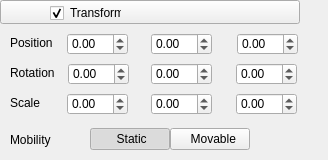
<?xml version="1.0" encoding="UTF-8"?>
<ui version="4.0">
 <class>PropertiesTransform</class>
 <widget class="QWidget" name="PropertiesTransform">
  <property name="geometry">
   <rect>
    <x>0</x>
    <y>0</y>
    <width>328</width>
    <height>160</height>
   </rect>
  </property>
  <property name="windowTitle">
   <string>Form</string>
  </property>
  <widget class="QDoubleSpinBox" name="doubleSpinBoxRotationZ">
   <property name="geometry">
    <rect>
     <x>236</x>
     <y>63</y>
     <width>61</width>
     <height>22</height>
    </rect>
   </property>
   <property name="minimum">
    <double>-360.000000000000000</double>
   </property>
   <property name="maximum">
    <double>360.000000000000000</double>
   </property>
  </widget>
  <widget class="QLabel" name="labelSx">
   <property name="geometry">
    <rect>
     <x>56</x>
     <y>96</y>
     <width>16</width>
     <height>16</height>
    </rect>
   </property>
   <property name="text">
    <string/>
   </property>
   <property name="textFormat">
    <enum>Qt::AutoText</enum>
   </property>
   <property name="pixmap">
    <pixmap resource="../gameplay-editor.qrc">:/res/images/axis-x.png</pixmap>
   </property>
  </widget>
  <widget class="QLabel" name="labelPosition">
   <property name="geometry">
    <rect>
     <x>10</x>
     <y>36</y>
     <width>47</width>
     <height>14</height>
    </rect>
   </property>
   <property name="text">
    <string>Position</string>
   </property>
  </widget>
  <widget class="QLabel" name="labelPz">
   <property name="geometry">
    <rect>
     <x>226</x>
     <y>36</y>
     <width>16</width>
     <height>16</height>
    </rect>
   </property>
   <property name="text">
    <string/>
   </property>
   <property name="textFormat">
    <enum>Qt::AutoText</enum>
   </property>
   <property name="pixmap">
    <pixmap resource="../gameplay-editor.qrc">:/res/images/axis-z.png</pixmap>
   </property>
  </widget>
  <widget class="QLabel" name="labelRotation">
   <property name="geometry">
    <rect>
     <x>10</x>
     <y>66</y>
     <width>47</width>
     <height>14</height>
    </rect>
   </property>
   <property name="text">
    <string>Rotation</string>
   </property>
  </widget>
  <widget class="QDoubleSpinBox" name="doubleSpinBoxRotationY">
   <property name="geometry">
    <rect>
     <x>151</x>
     <y>63</y>
     <width>61</width>
     <height>22</height>
    </rect>
   </property>
   <property name="minimum">
    <double>-360.000000000000000</double>
   </property>
   <property name="maximum">
    <double>360.000000000000000</double>
   </property>
  </widget>
  <widget class="QLabel" name="labelScale">
   <property name="geometry">
    <rect>
     <x>10</x>
     <y>96</y>
     <width>47</width>
     <height>14</height>
    </rect>
   </property>
   <property name="text">
    <string>Scale</string>
   </property>
  </widget>
  <widget class="QLabel" name="labelRx">
   <property name="geometry">
    <rect>
     <x>57</x>
     <y>66</y>
     <width>16</width>
     <height>16</height>
    </rect>
   </property>
   <property name="text">
    <string/>
   </property>
   <property name="textFormat">
    <enum>Qt::AutoText</enum>
   </property>
   <property name="pixmap">
    <pixmap resource="../gameplay-editor.qrc">:/res/images/axis-x.png</pixmap>
   </property>
  </widget>
  <widget class="QLabel" name="labelPx">
   <property name="geometry">
    <rect>
     <x>57</x>
     <y>36</y>
     <width>16</width>
     <height>16</height>
    </rect>
   </property>
   <property name="text">
    <string/>
   </property>
   <property name="textFormat">
    <enum>Qt::AutoText</enum>
   </property>
   <property name="pixmap">
    <pixmap resource="../gameplay-editor.qrc">:/res/images/axis-x.png</pixmap>
   </property>
  </widget>
  <widget class="QDoubleSpinBox" name="doubleSpinBoxPositionX">
   <property name="geometry">
    <rect>
     <x>67</x>
     <y>33</y>
     <width>61</width>
     <height>22</height>
    </rect>
   </property>
   <property name="minimum">
    <double>-1000000.000000000000000</double>
   </property>
   <property name="maximum">
    <double>1000000.000000000000000</double>
   </property>
  </widget>
  <widget class="QDoubleSpinBox" name="doubleSpinBoxPositionZ">
   <property name="geometry">
    <rect>
     <x>237</x>
     <y>33</y>
     <width>61</width>
     <height>22</height>
    </rect>
   </property>
   <property name="minimum">
    <double>-1000000.000000000000000</double>
   </property>
   <property name="maximum">
    <double>1000000.000000000000000</double>
   </property>
  </widget>
  <widget class="QDoubleSpinBox" name="doubleSpinBoxRotationX">
   <property name="geometry">
    <rect>
     <x>68</x>
     <y>63</y>
     <width>61</width>
     <height>22</height>
    </rect>
   </property>
   <property name="minimum">
    <double>-360.000000000000000</double>
   </property>
   <property name="maximum">
    <double>360.000000000000000</double>
   </property>
  </widget>
  <widget class="QDoubleSpinBox" name="doubleSpinBoxScaleZ">
   <property name="geometry">
    <rect>
     <x>236</x>
     <y>93</y>
     <width>61</width>
     <height>22</height>
    </rect>
   </property>
   <property name="minimum">
    <double>-1000000.000000000000000</double>
   </property>
   <property name="maximum">
    <double>1000000.000000000000000</double>
   </property>
  </widget>
  <widget class="QDoubleSpinBox" name="doubleSpinBoxScaleX">
   <property name="geometry">
    <rect>
     <x>67</x>
     <y>93</y>
     <width>61</width>
     <height>22</height>
    </rect>
   </property>
   <property name="minimum">
    <double>-1000000.000000000000000</double>
   </property>
   <property name="maximum">
    <double>1000000.000000000000000</double>
   </property>
  </widget>
  <widget class="QDoubleSpinBox" name="doubleSpinBoxScaleY">
   <property name="geometry">
    <rect>
     <x>151</x>
     <y>93</y>
     <width>61</width>
     <height>22</height>
    </rect>
   </property>
   <property name="minimum">
    <double>-1000000.000000000000000</double>
   </property>
   <property name="maximum">
    <double>1000000.000000000000000</double>
   </property>
  </widget>
  <widget class="QLabel" name="labelPy">
   <property name="geometry">
    <rect>
     <x>140</x>
     <y>36</y>
     <width>16</width>
     <height>16</height>
    </rect>
   </property>
   <property name="text">
    <string/>
   </property>
   <property name="textFormat">
    <enum>Qt::AutoText</enum>
   </property>
   <property name="pixmap">
    <pixmap resource="../gameplay-editor.qrc">:/res/images/axis-y.png</pixmap>
   </property>
  </widget>
  <widget class="QDoubleSpinBox" name="doubleSpinBoxPositionY">
   <property name="geometry">
    <rect>
     <x>151</x>
     <y>33</y>
     <width>61</width>
     <height>22</height>
    </rect>
   </property>
   <property name="minimum">
    <double>-1000000.000000000000000</double>
   </property>
   <property name="maximum">
    <double>1000000.000000000000000</double>
   </property>
  </widget>
  <widget class="QLabel" name="labelRy">
   <property name="geometry">
    <rect>
     <x>140</x>
     <y>66</y>
     <width>16</width>
     <height>16</height>
    </rect>
   </property>
   <property name="text">
    <string/>
   </property>
   <property name="textFormat">
    <enum>Qt::AutoText</enum>
   </property>
   <property name="pixmap">
    <pixmap resource="../gameplay-editor.qrc">:/res/images/axis-y.png</pixmap>
   </property>
  </widget>
  <widget class="QLabel" name="labelSy">
   <property name="geometry">
    <rect>
     <x>140</x>
     <y>96</y>
     <width>16</width>
     <height>16</height>
    </rect>
   </property>
   <property name="text">
    <string/>
   </property>
   <property name="textFormat">
    <enum>Qt::AutoText</enum>
   </property>
   <property name="pixmap">
    <pixmap resource="../gameplay-editor.qrc">:/res/images/axis-y.png</pixmap>
   </property>
  </widget>
  <widget class="QLabel" name="labelRz">
   <property name="geometry">
    <rect>
     <x>226</x>
     <y>66</y>
     <width>16</width>
     <height>16</height>
    </rect>
   </property>
   <property name="text">
    <string/>
   </property>
   <property name="textFormat">
    <enum>Qt::AutoText</enum>
   </property>
   <property name="pixmap">
    <pixmap resource="../gameplay-editor.qrc">:/res/images/axis-z.png</pixmap>
   </property>
  </widget>
  <widget class="QLabel" name="labelSz">
   <property name="geometry">
    <rect>
     <x>226</x>
     <y>96</y>
     <width>16</width>
     <height>16</height>
    </rect>
   </property>
   <property name="text">
    <string/>
   </property>
   <property name="textFormat">
    <enum>Qt::AutoText</enum>
   </property>
   <property name="pixmap">
    <pixmap resource="../gameplay-editor.qrc">:/res/images/axis-z.png</pixmap>
   </property>
  </widget>
  <widget class="QPushButton" name="pushButtonStatic">
   <property name="geometry">
    <rect>
     <x>90</x>
     <y>128</y>
     <width>80</width>
     <height>22</height>
    </rect>
   </property>
   <property name="text">
    <string> Static</string>
   </property>
   <property name="icon">
    <iconset resource="../gameplay-editor.qrc">
     <normaloff>:/res/images/static.png</normaloff>:/res/images/static.png</iconset>
   </property>
   <property name="checkable">
    <bool>true</bool>
   </property>
   <property name="checked">
    <bool>true</bool>
   </property>
  </widget>
  <widget class="QPushButton" name="pushButtonMovable">
   <property name="geometry">
    <rect>
     <x>170</x>
     <y>128</y>
     <width>80</width>
     <height>22</height>
    </rect>
   </property>
   <property name="text">
    <string>  Movable</string>
   </property>
   <property name="icon">
    <iconset resource="../gameplay-editor.qrc">
     <normaloff>:/res/images/movable.png</normaloff>:/res/images/movable.png</iconset>
   </property>
   <property name="checkable">
    <bool>true</bool>
   </property>
  </widget>
  <widget class="QLabel" name="labelMobility">
   <property name="geometry">
    <rect>
     <x>10</x>
     <y>133</y>
     <width>47</width>
     <height>14</height>
    </rect>
   </property>
   <property name="text">
    <string>Mobility</string>
   </property>
  </widget>
  <widget class="QLabel" name="labelHeaderIcon">
   <property name="geometry">
    <rect>
     <x>28</x>
     <y>5</y>
     <width>16</width>
     <height>16</height>
    </rect>
   </property>
   <property name="text">
    <string/>
   </property>
   <property name="pixmap">
    <pixmap resource="../gameplay-editor.qrc">:/res/images/scene-object.png</pixmap>
   </property>
   <property name="scaledContents">
    <bool>true</bool>
   </property>
  </widget>
  <widget class="QPushButton" name="pushButtonHeader">
   <property name="geometry">
    <rect>
     <x>0</x>
     <y>0</y>
     <width>300</width>
     <height>24</height>
    </rect>
   </property>
   <property name="sizePolicy">
    <sizepolicy hsizetype="Preferred" vsizetype="Fixed">
     <horstretch>0</horstretch>
     <verstretch>0</verstretch>
    </sizepolicy>
   </property>
   <property name="text">
    <string/>
   </property>
   <property name="flat">
    <bool>false</bool>
   </property>
  </widget>
  <widget class="QCheckBox" name="checkBoxEnabled">
   <property name="geometry">
    <rect>
     <x>50</x>
     <y>5</y>
     <width>16</width>
     <height>16</height>
    </rect>
   </property>
   <property name="text">
    <string/>
   </property>
   <property name="checked">
    <bool>true</bool>
   </property>
  </widget>
  <widget class="QLabel" name="labelHeaderName">
   <property name="geometry">
    <rect>
     <x>70</x>
     <y>5</y>
     <width>51</width>
     <height>16</height>
    </rect>
   </property>
   <property name="text">
    <string>Transform</string>
   </property>
  </widget>
  <widget class="QToolButton" name="toolButtonHeaderOptions">
   <property name="geometry">
    <rect>
     <x>275</x>
     <y>4</y>
     <width>21</width>
     <height>21</height>
    </rect>
   </property>
   <property name="styleSheet">
    <string notr="true">border: 0</string>
   </property>
   <property name="text">
    <string/>
   </property>
   <property name="icon">
    <iconset resource="../gameplay-editor.qrc">
     <normaloff>:/res/images/menu.png</normaloff>:/res/images/menu.png</iconset>
   </property>
   <property name="iconSize">
    <size>
     <width>18</width>
     <height>18</height>
    </size>
   </property>
   <property name="popupMode">
    <enum>QToolButton::InstantPopup</enum>
   </property>
  </widget>
  <widget class="QToolButton" name="toolButtonHeaderExpander">
   <property name="geometry">
    <rect>
     <x>4</x>
     <y>2</y>
     <width>21</width>
     <height>21</height>
    </rect>
   </property>
   <property name="styleSheet">
    <string notr="true">border: 0</string>
   </property>
   <property name="text">
    <string/>
   </property>
   <property name="icon">
    <iconset resource="../gameplay-editor.qrc">
     <normaloff>:/res/images/arrow-down.png</normaloff>:/res/images/arrow-down.png</iconset>
   </property>
   <property name="iconSize">
    <size>
     <width>18</width>
     <height>18</height>
    </size>
   </property>
   <property name="popupMode">
    <enum>QToolButton::InstantPopup</enum>
   </property>
  </widget>
  <action name="actionReset">
   <property name="icon">
    <iconset resource="../gameplay-editor.qrc">
     <normaloff>:/res/images/reset.png</normaloff>:/res/images/reset.png</iconset>
   </property>
   <property name="text">
    <string>Reset</string>
   </property>
  </action>
  <action name="actionInfo">
   <property name="icon">
    <iconset resource="../gameplay-editor.qrc">
     <normaloff>:/res/images/help.png</normaloff>:/res/images/help.png</iconset>
   </property>
   <property name="text">
    <string>Info</string>
   </property>
  </action>
  <zorder>pushButtonHeader</zorder>
  <zorder>doubleSpinBoxRotationZ</zorder>
  <zorder>labelSx</zorder>
  <zorder>labelPosition</zorder>
  <zorder>labelPz</zorder>
  <zorder>labelRotation</zorder>
  <zorder>doubleSpinBoxRotationY</zorder>
  <zorder>labelScale</zorder>
  <zorder>labelRx</zorder>
  <zorder>labelPx</zorder>
  <zorder>doubleSpinBoxPositionX</zorder>
  <zorder>doubleSpinBoxPositionZ</zorder>
  <zorder>doubleSpinBoxRotationX</zorder>
  <zorder>doubleSpinBoxScaleZ</zorder>
  <zorder>doubleSpinBoxScaleX</zorder>
  <zorder>doubleSpinBoxScaleY</zorder>
  <zorder>labelPy</zorder>
  <zorder>doubleSpinBoxPositionY</zorder>
  <zorder>labelRy</zorder>
  <zorder>labelSy</zorder>
  <zorder>labelRz</zorder>
  <zorder>labelSz</zorder>
  <zorder>pushButtonStatic</zorder>
  <zorder>pushButtonMovable</zorder>
  <zorder>labelMobility</zorder>
  <zorder>labelHeaderIcon</zorder>
  <zorder>checkBoxEnabled</zorder>
  <zorder>labelHeaderName</zorder>
  <zorder>toolButtonHeaderOptions</zorder>
  <zorder>toolButtonHeaderExpander</zorder>
 </widget>
 <resources>
  <include location="../gameplay-editor.qrc"/>
 </resources>
 <connections/>
</ui>
